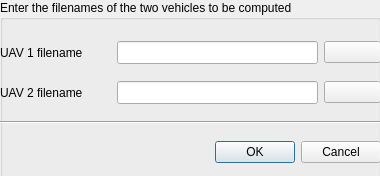
<?xml version="1.0" encoding="UTF-8"?>
<ui version="4.0">
 <class>MultiUAVDialog</class>
 <widget class="QDialog" name="MultiUAVDialog">
  <property name="geometry">
   <rect>
    <x>0</x>
    <y>0</y>
    <width>380</width>
    <height>176</height>
   </rect>
  </property>
  <property name="minimumSize">
   <size>
    <width>380</width>
    <height>176</height>
   </size>
  </property>
  <property name="maximumSize">
   <size>
    <width>380</width>
    <height>289</height>
   </size>
  </property>
  <property name="windowTitle">
   <string>Execute plan</string>
  </property>
  <widget class="QWidget" name="verticalLayoutWidget_2">
   <property name="geometry">
    <rect>
     <x>0</x>
     <y>0</y>
     <width>381</width>
     <height>313</height>
    </rect>
   </property>
   <layout class="QVBoxLayout" name="verticalLayout_2">
    <item>
     <widget class="QGroupBox" name="groupBox">
      <property name="minimumSize">
       <size>
        <width>0</width>
        <height>219</height>
       </size>
      </property>
      <property name="title">
       <string>Enter the filenames of the two vehicles to be computed</string>
      </property>
      <widget class="QWidget" name="verticalLayoutWidget">
       <property name="geometry">
        <rect>
         <x>0</x>
         <y>30</y>
         <width>381</width>
         <height>144</height>
        </rect>
       </property>
       <layout class="QVBoxLayout" name="verticalLayout">
        <item>
         <layout class="QHBoxLayout" name="horizontalLayout_2">
          <item>
           <widget class="QLabel" name="label_2">
            <property name="text">
             <string>UAV 1 filename</string>
            </property>
           </widget>
          </item>
          <item>
           <spacer name="horizontalSpacer_2">
            <property name="orientation">
             <enum>Qt::Horizontal</enum>
            </property>
            <property name="sizeType">
             <enum>QSizePolicy::Fixed</enum>
            </property>
            <property name="sizeHint" stdset="0">
             <size>
              <width>28</width>
              <height>20</height>
             </size>
            </property>
           </spacer>
          </item>
          <item>
           <widget class="QLineEdit" name="filename_edit_1">
            <property name="minimumSize">
             <size>
              <width>101</width>
              <height>23</height>
             </size>
            </property>
            <property name="maximumSize">
             <size>
              <width>201</width>
              <height>23</height>
             </size>
            </property>
            <property name="text">
             <string/>
            </property>
            <property name="alignment">
             <set>Qt::AlignRight|Qt::AlignTrailing|Qt::AlignVCenter</set>
            </property>
           </widget>
          </item>
          <item>
           <widget class="QPushButton" name="fold_button_1">
            <property name="text">
             <string/>
            </property>
            <property name="icon">
             <iconset>
              <normaloff>phot-folder.jpg</normaloff>phot-folder.jpg</iconset>
            </property>
           </widget>
          </item>
         </layout>
        </item>
        <item>
         <layout class="QHBoxLayout" name="horizontalLayout_3">
          <item>
           <widget class="QLabel" name="label_3">
            <property name="text">
             <string>UAV 2 filename</string>
            </property>
           </widget>
          </item>
          <item>
           <spacer name="horizontalSpacer_3">
            <property name="orientation">
             <enum>Qt::Horizontal</enum>
            </property>
            <property name="sizeType">
             <enum>QSizePolicy::Fixed</enum>
            </property>
            <property name="sizeHint" stdset="0">
             <size>
              <width>28</width>
              <height>20</height>
             </size>
            </property>
           </spacer>
          </item>
          <item>
           <widget class="QLineEdit" name="filename_edit_2">
            <property name="minimumSize">
             <size>
              <width>101</width>
              <height>23</height>
             </size>
            </property>
            <property name="maximumSize">
             <size>
              <width>201</width>
              <height>23</height>
             </size>
            </property>
            <property name="text">
             <string/>
            </property>
            <property name="alignment">
             <set>Qt::AlignRight|Qt::AlignTrailing|Qt::AlignVCenter</set>
            </property>
           </widget>
          </item>
          <item>
           <widget class="QPushButton" name="fold_button_2">
            <property name="text">
             <string/>
            </property>
            <property name="icon">
             <iconset>
              <normaloff>phot-folder.jpg</normaloff>phot-folder.jpg</iconset>
            </property>
           </widget>
          </item>
         </layout>
        </item>
        <item>
         <widget class="Line" name="line">
          <property name="orientation">
           <enum>Qt::Horizontal</enum>
          </property>
         </widget>
        </item>
        <item>
         <layout class="QHBoxLayout" name="horizontalLayout">
          <item>
           <widget class="QDialogButtonBox" name="buttonBox_2">
            <property name="standardButtons">
             <set>QDialogButtonBox::Cancel|QDialogButtonBox::Ok</set>
            </property>
           </widget>
          </item>
         </layout>
        </item>
       </layout>
      </widget>
     </widget>
    </item>
   </layout>
  </widget>
 </widget>
 <resources/>
 <connections/>
</ui>
